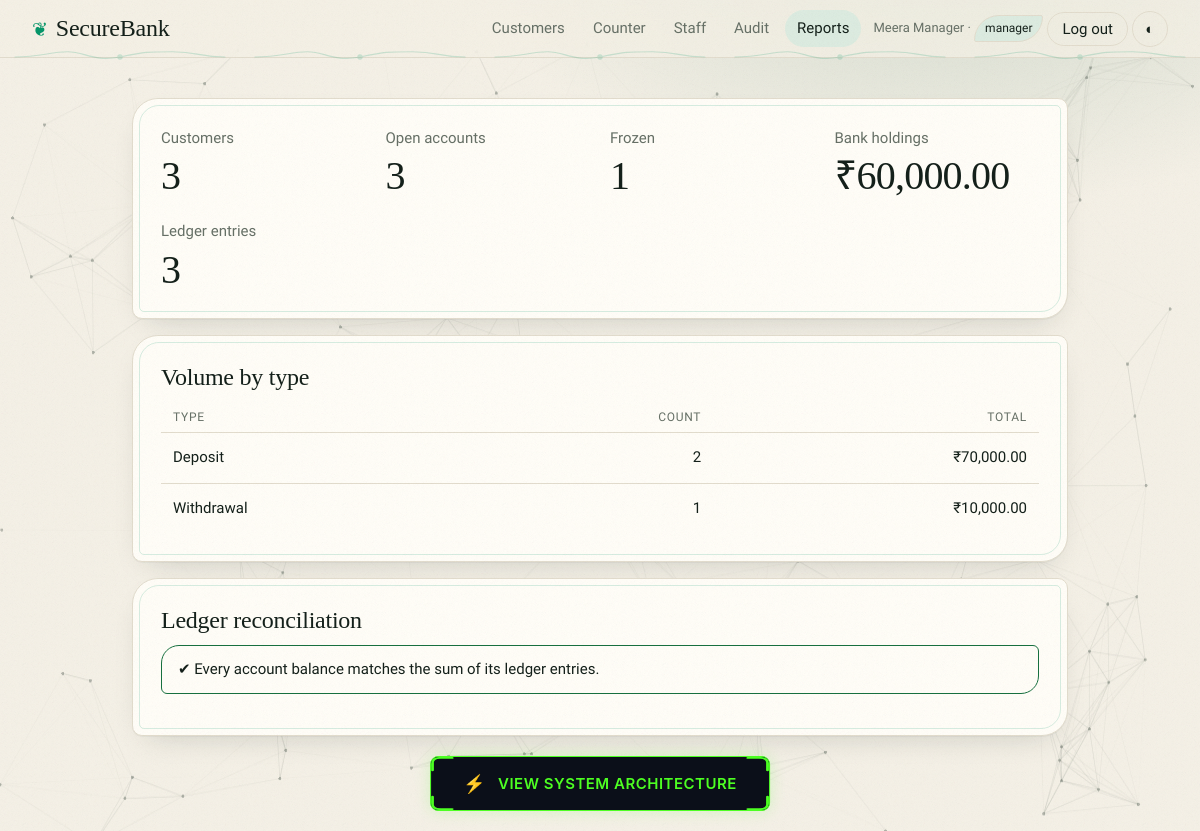
/manager/report (signed in), run on the app's committed database.
### tables this page shows
CREATE TABLE users (
    id              INTEGER PRIMARY KEY AUTOINCREMENT,
    username        TEXT NOT NULL UNIQUE,
    password_hash   TEXT NOT NULL,
    full_name       TEXT NOT NULL,
    email           TEXT NOT NULL UNIQUE,
    phone           TEXT,
    role            TEXT NOT NULL CHECK (role IN ('customer','teller','manager')),
    is_active       INTEGER NOT NULL DEFAULT 1 CHECK (is_active IN (0,1)),
    failed_attempts INTEGER NOT NULL DEFAULT 0,
    created_at      TEXT NOT NULL DEFAULT CURRENT_TIMESTAMP
);

CREATE TABLE transactions (
    id                  INTEGER PRIMARY KEY AUTOINCREMENT,
    reference           TEXT NOT NULL,              -- groups both legs of a transfer
    account_id          INTEGER NOT NULL REFERENCES accounts(id),
    txn_type            TEXT NOT NULL CHECK (txn_type IN ('deposit','withdrawal','transfer_in','transfer_out')),
    amount_paise        INTEGER NOT NULL CHECK (amount_paise > 0),
    balance_after_paise INTEGER NOT NULL CHECK (balance_after_paise >= 0),
    counterparty_acct   TEXT,                       -- other account number for transfers
    description         TEXT,
    performed_by        INTEGER NOT NULL REFERENCES users(id),
    created_at          TEXT NOT NULL DEFAULT CURRENT_TIMESTAMP
);

### app.py (the view)
@app.route("/manager/report")
@role_required("manager")
def report():
    d = db()
    stats = {
        "customers": d.execute("SELECT COUNT(*) FROM users WHERE role='customer'").fetchone()[0],
        "accounts": d.execute("SELECT COUNT(*) FROM accounts WHERE status<>'closed'").fetchone()[0],
        "frozen": d.execute("SELECT COUNT(*) FROM accounts WHERE status='frozen'").fetchone()[0],
        "holdings": d.execute("SELECT COALESCE(SUM(balance_paise),0) FROM accounts").fetchone()[0],
        "txns": d.execute("SELECT COUNT(*) FROM transactions").fetchone()[0],
    }
    by_type = d.execute("SELECT txn_type, COUNT(*) n, SUM(amount_paise) total FROM transactions "
                        "GROUP BY txn_type").fetchall()
    mismatches = d.execute(
        "SELECT a.account_number FROM accounts a WHERE a.balance_paise <> COALESCE((SELECT SUM(CASE "
        "WHEN txn_type IN ('deposit','transfer_in') THEN amount_paise ELSE -amount_paise END) "
        "FROM transactions WHERE account_id=a.id),0)").fetchall()
    return render_template("report.html", s=stats, by_type=by_type, mismatches=mismatches)

### app.py (called while the page is built)
@app.template_filter("inr")
def inr(paise):
    return "₹{:,.2f}".format(Decimal(paise) / 100)

def db():
    return database.get_db()

### auth.py (called while the page is built)
def current_user():
    if "user" not in g:
        g.user = None
        uid = session.get("user_id")
        if uid:
            u = database.get_db().execute(
                "SELECT id,username,full_name,role,is_active FROM users WHERE id=?", (uid,)).fetchone()
            if u and u["is_active"]:
                g.user = u
            else:
                session.clear()
    return g.user

def login_required(view):
    @wraps(view)
    def wrapped(*a, **kw):
        if current_user() is None:
            flash("Please log in first.", "error")
            return redirect(url_for("login"))
        return view(*a, **kw)
    return wrapped

def role_required(*roles):
    def deco(view):
        @wraps(view)
        @login_required
        def wrapped(*a, **kw):
            if current_user()["role"] not in roles:
                abort(403)
            return view(*a, **kw)
        return wrapped
    return deco

def init_security(app):
    @app.before_request
    def csrf_protect():
        if request.method == "POST":
            sent = request.form.get("csrf_token", "")
            if not sent or not secrets.compare_digest(sent, session.get("csrf", "")):
                abort(400, "Invalid or missing CSRF token.")
    @app.context_processor
    def inject():
        if "csrf" not in session:
            session["csrf"] = secrets.token_hex(16)
        return {"csrf_token": session["csrf"], "me": current_user()}

### db.py (called while the page is built)
def connect(path):
    conn = sqlite3.connect(path, isolation_level=None, timeout=10)
    conn.row_factory = sqlite3.Row
    conn.execute("PRAGMA foreign_keys = ON")
    return conn

def get_db():
    if "db" not in g:
        g.db = connect(current_app.config["DATABASE"])
    return g.db

### templates/report.html
{% extends "base.html" %}{% block title %}Reports{% endblock %}
{% block body %}
<div class="card stats">
    <div>
        <div class="mut">Customers</div>
        <div class="big">{{s.customers|int}}</div>
    </div>
    <div>
        <div class="mut">Open accounts</div>
        <div class="big">{{s.accounts|int}}</div>
    </div>
    <div>
        <div class="mut">Frozen</div>
        <div class="big">{{s.frozen|int}}</div>
    </div>
    <div>
        <div class="mut">Bank holdings</div>
        <div class="big">{{s.holdings|inr}}</div>
    </div>
    <div>
        <div class="mut">Ledger entries</div>
        <div class="big">{{s.txns|int}}</div>
    </div>
</div>
<div class="card">
    <h3>Volume by type</h3>
    <table>
        <tr>
            <th>Type</th>
            <th class="num">Count</th>
            <th class="num">Total</th>
        </tr>
        {% for t in by_type %}<tr>
            <td>{{ t.txn_type.replace('_',' ')|title }}</td>
            <td class="num">{{ t.n }}</td>
            <td class="num">{{ t.total|inr }}</td>
        </tr>{% endfor %}
    </table>
</div>
<div class="card">
    <h3>Ledger reconciliation</h3>
    {% if mismatches %}<div class="msg error">{{ mismatches|length }} account(s) do not reconcile:
        {% for m in mismatches %}<span class="mono">{{ m.account_number }}</span>{% if not loop.last %}, {% endif %}{% endfor %}</div>
    {% else %}<div class="msg ok">✔ Every account balance matches the sum of its ledger entries.</div>{% endif %}
</div>{% endblock %}

### templates/base.html (shortened to what this page needs)
<!doctype html>
<html lang="en">
<head>
  <link rel="stylesheet" href="{{ url_for('static', filename='style.css') }}">
  <div style="position: fixed; bottom: 20px; left: 50%; transform: translateX(-50%); z-index: 1000;">
    <a href="/static/how_it_works.html" class="scan-grid-button"
      style="position: relative; display: inline-flex; align-items: center; justify-content: center; gap: 12px; padding: 16px 32px; border-radius: 8px; background: #0b0f19; color: #4DFF22; font-family: 'Inter', sans-serif; font-weight: 600; font-size: 15px; text-decoration: none; cursor: pointer; overflow: hidden; border: 1.5px solid #4DFF22; box-shadow: 0 0 15px rgba(77, 255, 34, 0.2); transition: all 0.3s ease; white-space: nowrap;">
      <span style="position: relative; z-index: 3; font-size: 18px;">⚡</span>
      <span style="position: relative; z-index: 3; letter-spacing: 0.5px;">VIEW SYSTEM ARCHITECTURE</span>
    </a>
  </div>
</head>
<body>
  <nav><b>SecureBank</b>
    {% if me %}
    {% if me.role in ('teller','manager') %}<a href="{{ url_for('staff_customers') }}">Customers</a><a
      href="{{ url_for('counter') }}">Counter</a>{% endif %}
    {% if me.role=='manager' %}<a href="{{ url_for('manager_users') }}">Staff</a><a
      href="{{ url_for('audit_view') }}">Audit</a><a href="{{ url_for('report') }}">Reports</a>{% endif %}
    <span class="who">{{ me.full_name }} · <span class="pill">{{ me.role }}</span></span>
    <form method="post" action="{{ url_for('logout') }}" class="inline"><input type="hidden" name="csrf_token"
        value="{{ csrf_token }}"><button class="sec" style="padding:7px 14px">Log out</button></form>
    {% else %}<a href="{{ url_for('login') }}">Log in</a><a href="{{ url_for('register') }}">Open account</a>{% endif %}
    <button id="theme" class="iconbtn sec" type="button" aria-label="Toggle theme">◐</button>
  </nav>
  <main>
    {% block body %}{% endblock %}
  </main>
</body>
</html>

### data on the page
users: full_name "Meera Manager", role "manager"
transactions: txn_type.replace "Withdrawal", n "1", total|inr "₹10,000.00"

### other printed values
{{ s.customers|int }} "3"
{{ s.accounts|int }} "3"
{{ s.frozen|int }} "1"
{{ s.holdings|inr }} "₹60,000.00"
{{ s.txns|int }} "3"
{{ t.txn_type.replace('_',' ')|title }} "Deposit"
{{ t.n }} "2"
{{ t.total|inr }} "₹70,000.00"
